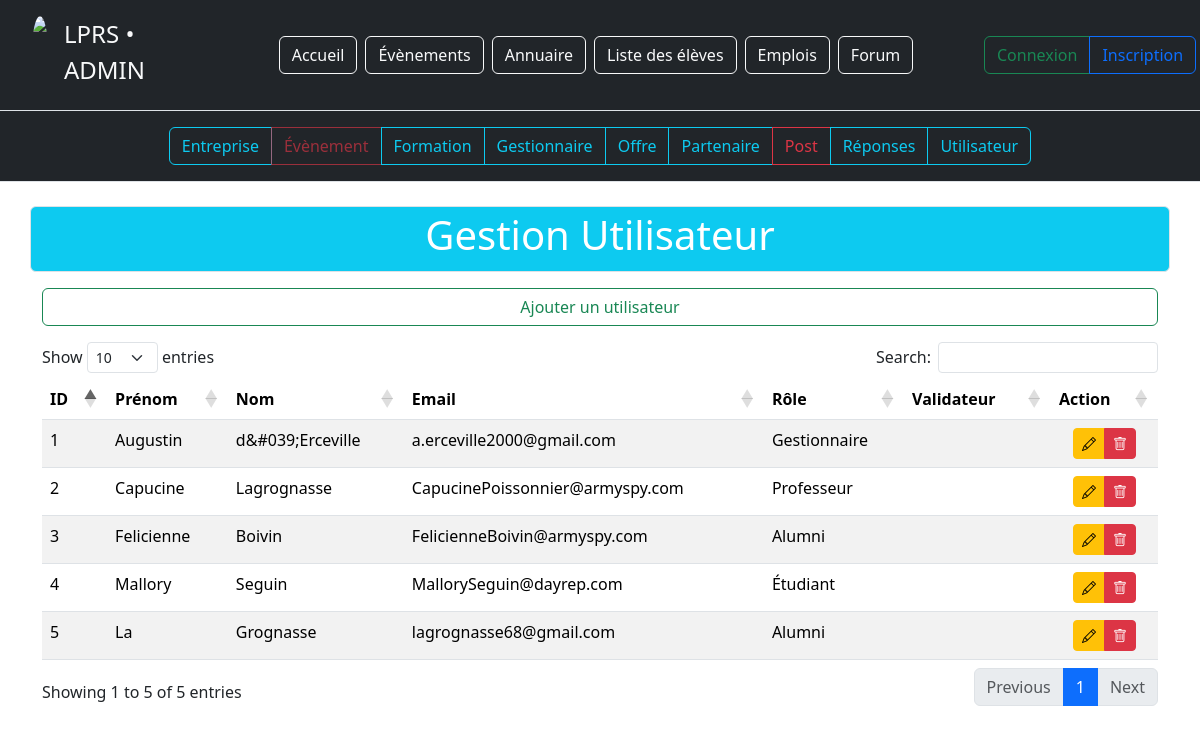
Page /view/crudUtilisateur/utilisateurRead.php on the committed database.
### tables this page shows
CREATE TABLE IF NOT EXISTS `utilisateur` (
                                             `id_user` int NOT NULL AUTO_INCREMENT,
                                             `nom` varchar(50) NOT NULL,
    `prenom` varchar(50) NOT NULL,
    `email` varchar(50) NOT NULL,
    `mdp` varchar(255) NOT NULL,
    `role` varchar(255) NOT NULL,
    `ref_validateur` int DEFAULT NULL,
    `avatar` varchar(255) DEFAULT NULL,
    PRIMARY KEY (`id_user`),
    KEY `fk_gestionaire_utilisateur` (`ref_validateur`)
    );

### src/bdd/config.php (called while the page is built)
<?php
class Config
{
     private $nomBDD = 'lprs';
     private $serveur = 'localhost';
     private $user = 'root';
     private $password = '';
     private $bdd;
     public function __construct()
     {
          try {
               $this->bdd = new PDO(
                    "mysql:host=" . $this->serveur . ";dbname=" . $this->nomBDD . ";charset=utf8",
                    $this->user,
                    $this->password,
                    [
                         PDO::ATTR_ERRMODE => PDO::ERRMODE_EXCEPTION,
                         PDO::ATTR_DEFAULT_FETCH_MODE => PDO::FETCH_ASSOC,
                         PDO::ATTR_EMULATE_PREPARES => false
                    ]
               );
          } catch (PDOException $e) {
               die("Erreur de connexion à la base de données : " . $e->getMessage());
          }
     }
     public function connexion()
     {
          return $this->bdd;
     }
}
?>

### src/repository/UtilisateurRepository.php (called while the page is built, shortened)
<?php
require_once __DIR__ . '/../bdd/config.php';
class utilisateurRepository
{
     private PDO $db;
     public function __construct(?PDO $pdo = null)
     {
          if ($pdo instanceof PDO) {
               $this->db = $pdo;
          } else {
               $this->db = (new Config())->connexion();
          }
     }
     public function findAll(): array
     {
          $sql = "SELECT * FROM utilisateur";
          $stmt = $this->db->query($sql);
          return $stmt->fetchAll(PDO::FETCH_ASSOC) ?: [];
     }
}

### view/crudUtilisateur/utilisateurRead.php (the view, shortened to what this page needs)
<?php
require_once '../../src/bdd/config.php';
require_once '../../src/repository/UtilisateurRepository.php';
$repo = new UtilisateurRepository();
$utilisateurs = $repo->findAll();
$page = 'Utilisateur';
?>
<!doctype html>
<html lang="fr">
<head>
    <link rel="stylesheet" href="https://cdn.jsdelivr.net/npm/bootstrap-icons@1.11.1/font/bootstrap-icons.css">
    <link href="https://cdn.jsdelivr.net/npm/bootstrap@5.3.3/dist/css/bootstrap.min.css" rel="stylesheet">
    <link rel="stylesheet" href="https://cdn.datatables.net/1.13.6/css/dataTables.bootstrap5.min.css">
</head>
<body>
<header
        class="d-flex flex-wrap align-items-center justify-content-center justify-content-md-between py-3 border-bottom bg-dark">
    <div class="col-2 ms-3 mb-2 mb-md-0 text-light">
        <a href="accueil.php" class="d-inline-flex link-body-emphasis text-decoration-none">
            <img src="https://media.tenor.com/ifEkV-aGn3EAAAAi/fat-cat.gif"
                 class="rounded-circle mx-3"
                 style="max-width: 15%; height: auto;">
            <div class="fs-4 text-light text-uppercase">LPRS • ADMIN</div>
        </a>
    </div>
    <ul class="nav col mb-2 justify-content-center mb-md-0">
        <li class="nav-item"><a href="../accueil.php" class="btn btn-outline-light dropdown me-2">Accueil</a></li>
        <li class="nav-item"><a href="../evenements.php" class="btn btn-outline-light me-2">Évènements</a></li>
        <li class="nav-item"><a href="../annuaire.php" class="btn btn-outline-light me-2">Annuaire</a></li>
        <li class="nav-item"><a href="../listeEleves.php" class="btn btn-outline-light me-2">Liste des élèves</a></li>
        <li class="nav-item"><a href="../emplois.php" class="btn btn-outline-light me-2">Emplois</a></li>
        <li class="nav-item"><a href="../forum.php" class="btn btn-outline-light me-2">Forum</a></li>
    </ul>
    <div class="col-2 btn-group md-3 me-3 text-end" role="group" aria-label="Boutons utilisateur">
        <?php if (isset($_SESSION['utilisateur'])): ?>
            <a href="../account/accountRead.php" class="btn btn-outline-primary">Mon compte</a>
            <a href="../../src/treatment/traitementDeconnexion.php" class="btn btn-outline-danger">Déconnexion</a>
        <?php else: ?>
            <a href="../connexion.php" class="btn btn-outline-success">Connexion</a>
            <a href="../inscription.php" class="btn btn-outline-primary">Inscription</a>
        <?php endif; ?>
    </div>
</header>
<nav class="d-flex flex-wrap align-items-center justify-content-center justify-content-md-between py-3 mb-4 border-bottom text-white bg-dark">
    <div class="nav col mb-2 justify-content-center mb-md-0">
        <div class="btn-group mx-1" role="group" aria-label="Basic example">
            <a href="../crudEntreprise/entrepriseRead.php" class="btn btn-outline-info">Entreprise</a>
            <a href="../crudEvenement/evenementRead.php" class="btn btn-outline-danger disabled">Évènement</a>
            <a href="../crudFormation/formationRead.php" class="btn btn-outline-info">Formation</a>
            <a href="../crudGestionnaire/gestionnaireRead.php" class="btn btn-outline-info">Gestionnaire</a>
            <a href="../crudOffre/offreRead.php" class="btn btn-outline-info">Offre</a>
            <a href="../crudPartenaire/partenaireRead.php" class="btn btn-outline-info">Partenaire</a>
            <a href="../crudPost/postRead.php" class="btn btn-outline-danger ">Post</a>
            <a href="../crudReponse/reponseRead.php" class="btn btn-outline-info">Réponses</a>
            <a href="../crudUtilisateur/utilisateurRead.php" class="btn btn-outline-info">Utilisateur</a>
        </div>
    </div>
</nav>
<section class="container bg-info text-white text-center py-1 rounded border">
    <h1>Gestion <?= htmlspecialchars($page) ?></h1>
</section>
<section class="container text-center">
    <a href="utilisateurCreate.php" class="btn btn-outline-success my-3 d-grid">Ajouter un utilisateur</a>
</section>
<section class="container">
    <table id="example" class="table table-striped" style="width:100%">
        <thead>
        <tr>
            <th>ID</th>
            <th>Prénom</th>
            <th>Nom</th>
            <th>Email</th>
            <th>Rôle</th>
            <th>Validateur</th>
            <th>Action</th>
        </tr>
        </thead>
        <tbody>
        <?php if (!empty($utilisateurs) && is_array($utilisateurs)): ?>
            <?php foreach ($utilisateurs as $utilisateur): ?>
                <tr>
                    <td><?= htmlspecialchars($utilisateur['id_user']) ?></td>
                    <td><?= htmlspecialchars($utilisateur['prenom']) ?></td>
                    <td><?= htmlspecialchars($utilisateur['nom']) ?></td>
                    <td><?= htmlspecialchars($utilisateur['email']) ?></td>
                    <td><?= htmlspecialchars($utilisateur['role']) ?></td>
                    <td><?= htmlspecialchars($utilisateur['ref_validateur'] ?? '') ?></td>
                    <td class="text-center">
                        <div class="btn-group" role="group">
                            <?php
                            $id = isset($utilisateur['id_user']) ? (int)$utilisateur['id_user'] : (isset($utilisateur['id']) ? (int)$utilisateur['id'] : 0);
                            $updateUrl = "utilisateurUpdate.php?id={$id}";
                            $deleteUrl = "  utilisateurDelete.php?id={$id}";
                            ?>
                            <a href="<?= htmlspecialchars($updateUrl) ?>" class="btn btn-warning btn-sm"><i class="bi bi-pencil"></i></a>
                            <a href="<?= htmlspecialchars($deleteUrl) ?>" class="btn btn-danger btn-sm" onclick="return confirm('Êtes-vous sûr de vouloir supprimer ce gestionnaire ?')"><i class="bi bi-trash"></i></a>
                        </div>
                    </td>
                </tr>
            <?php endforeach; ?>
        <?php endif; ?>
        </tbody>
    </table>
</section>
</body>
</html>

### rows in the picture
utilisateur: id_user "1", prenom "Augustin", nom "d&#039;Erceville", email "a.erceville2000@gmail.com", role "Gestionnaire"
utilisateur: id_user "2", prenom "Capucine", nom "Lagrognasse", email "CapucinePoissonnier@armyspy.com", role "Professeur"
utilisateur: id_user "3", prenom "Felicienne", nom "Boivin", email "FelicienneBoivin@armyspy.com", role "Alumni"
utilisateur: id_user "4", prenom "Mallory", nom "Seguin", email "MallorySeguin@dayrep.com", role "Étudiant"
utilisateur: id_user "5", prenom "La", nom "Grognasse", email "lagrognasse68@gmail.com", role "Alumni"

### other values in the picture
$page "Utilisateur"
